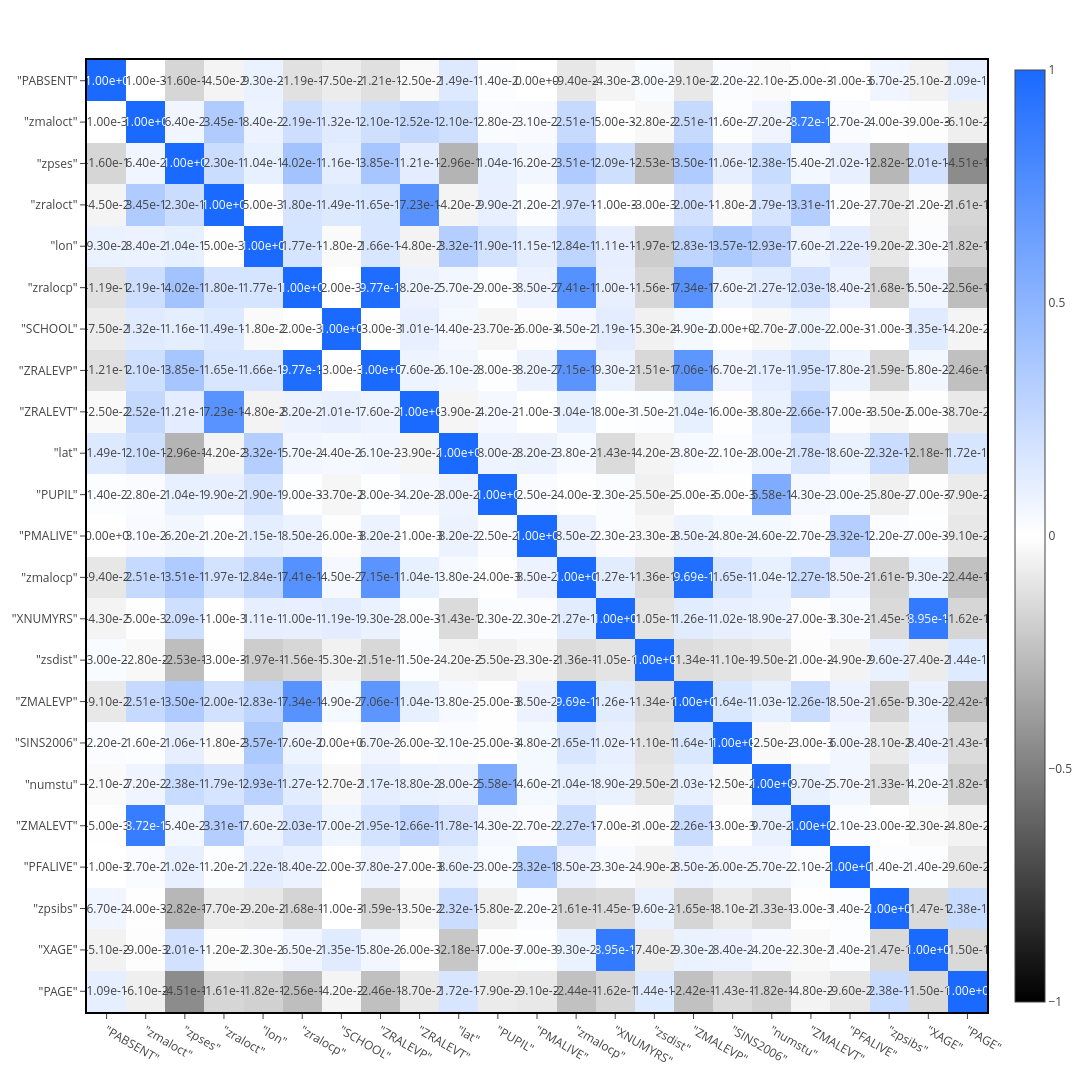

Source (notebook cell):
### Markdown cell above
Let's look at the links between all the variables. Remember our goal: find a way to predict students' final scores (zralocp & zmalocp).

### Code cell
africa.corr()

### Figure 1 — Plotly figure (JSON) as saved in the notebook; plotly's stock layout.template omitted (floating-point values rounded to 4 significant figures; data arrays with more than 128 entries replaced by an {"elided": "..."} marker saying what was removed)
{"data": [{"coloraxis": "coloraxis", "hovertemplate": "x: %{x}<br>y: %{y}<br>color: %{z}<extra></extra>", "name": "0", "text": {"elided": "23x23 float values"}, "textfont": {"size": 12}, "texttemplate": "%{text:.2e}", "type": "heatmap", "x": ["\"PABSENT\"", "\"zmaloct\"", "\"zpses\"", "\"zraloct\"", "\"lon\"", "\"zralocp\"", "\"SCHOOL\"", "\"ZRALEVP\"", "\"ZRALEVT\"", "\"lat\"", "\"PUPIL\"", "\"PMALIVE\"", "\"zmalocp\"", "\"XNUMYRS\"", "\"zsdist\"", "\"ZMALEVP\"", "\"SINS2006\"", "\"numstu\"", "\"ZMALEVT\"", "\"PFALIVE\"", "\"zpsibs\"", "\"XAGE\"", "\"PAGE\""], "xaxis": "x", "y": ["\"PABSENT\"", "\"zmaloct\"", "\"zpses\"", "\"zraloct\"", "\"lon\"", "\"zralocp\"", "\"SCHOOL\"", "\"ZRALEVP\"", "\"ZRALEVT\"", "\"lat\"", "\"PUPIL\"", "\"PMALIVE\"", "\"zmalocp\"", "\"XNUMYRS\"", "\"zsdist\"", "\"ZMALEVP\"", "\"SINS2006\"", "\"numstu\"", "\"ZMALEVT\"", "\"PFALIVE\"", "\"zpsibs\"", "\"XAGE\"", "\"PAGE\""], "yaxis": "y", "z": {"elided": "23x23 float values"}}], "layout": {"coloraxis": {"cmid": 0, "colorscale": [[0, "#000000"], [0.5, "white"], [1, "#1A6AFF"]]}, "height": 1300, "margin": {"t": 60}, "width": 2300, "xaxis": {"anchor": "y", "automargin": true, "autorange": true, "domain": [0, 1], "linecolor": "black", "linewidth": 2, "mirror": true, "range": [-0.5, 22.5], "showline": true, "type": "category", "zeroline": false}, "yaxis": {"anchor": "x", "automargin": true, "autorange": true, "domain": [0, 1], "linecolor": "black", "linewidth": 2, "mirror": true, "range": [22.5, -0.5], "showline": true, "type": "category", "zeroline": false}}}
